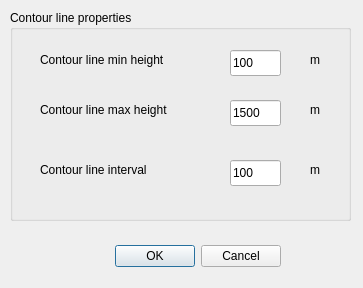
<?xml version="1.0" encoding="UTF-8"?>
<ui version="4.0">
 <class>Dialog</class>
 <widget class="QDialog" name="Dialog">
  <property name="geometry">
   <rect>
    <x>0</x>
    <y>0</y>
    <width>363</width>
    <height>288</height>
   </rect>
  </property>
  <property name="windowTitle">
   <string>Dialog</string>
  </property>
  <widget class="QDialogButtonBox" name="buttonBox">
   <property name="geometry">
    <rect>
     <x>-60</x>
     <y>240</y>
     <width>341</width>
     <height>32</height>
    </rect>
   </property>
   <property name="orientation">
    <enum>Qt::Horizontal</enum>
   </property>
   <property name="standardButtons">
    <set>QDialogButtonBox::Cancel|QDialogButtonBox::Ok</set>
   </property>
  </widget>
  <widget class="QGroupBox" name="groupBox">
   <property name="geometry">
    <rect>
     <x>10</x>
     <y>10</y>
     <width>341</width>
     <height>211</height>
    </rect>
   </property>
   <property name="title">
    <string>Contour line properties</string>
   </property>
   <widget class="QLabel" name="label">
    <property name="geometry">
     <rect>
      <x>30</x>
      <y>40</y>
      <width>181</width>
      <height>20</height>
     </rect>
    </property>
    <property name="text">
     <string>Contour line min height</string>
    </property>
   </widget>
   <widget class="QLineEdit" name="lineEdit">
    <property name="geometry">
     <rect>
      <x>220</x>
      <y>40</y>
      <width>51</width>
      <height>26</height>
     </rect>
    </property>
    <property name="text">
     <string>100</string>
    </property>
   </widget>
   <widget class="QLabel" name="label_2">
    <property name="geometry">
     <rect>
      <x>30</x>
      <y>90</y>
      <width>171</width>
      <height>20</height>
     </rect>
    </property>
    <property name="text">
     <string>Contour line max height</string>
    </property>
   </widget>
   <widget class="QLineEdit" name="lineEdit_2">
    <property name="geometry">
     <rect>
      <x>220</x>
      <y>90</y>
      <width>51</width>
      <height>26</height>
     </rect>
    </property>
    <property name="text">
     <string>1500</string>
    </property>
   </widget>
   <widget class="QLineEdit" name="lineEdit_3">
    <property name="geometry">
     <rect>
      <x>220</x>
      <y>150</y>
      <width>51</width>
      <height>26</height>
     </rect>
    </property>
    <property name="text">
     <string>100</string>
    </property>
   </widget>
   <widget class="QLabel" name="label_3">
    <property name="geometry">
     <rect>
      <x>30</x>
      <y>150</y>
      <width>161</width>
      <height>20</height>
     </rect>
    </property>
    <property name="text">
     <string>&lt;html&gt;&lt;head/&gt;&lt;body&gt;&lt;p&gt;Contour line interval&lt;/p&gt;&lt;/body&gt;&lt;/html&gt;</string>
    </property>
   </widget>
   <widget class="QLabel" name="label_4">
    <property name="geometry">
     <rect>
      <x>300</x>
      <y>40</y>
      <width>63</width>
      <height>20</height>
     </rect>
    </property>
    <property name="text">
     <string>m</string>
    </property>
   </widget>
   <widget class="QLabel" name="label_5">
    <property name="geometry">
     <rect>
      <x>300</x>
      <y>90</y>
      <width>63</width>
      <height>20</height>
     </rect>
    </property>
    <property name="text">
     <string>m</string>
    </property>
   </widget>
   <widget class="QLabel" name="label_6">
    <property name="geometry">
     <rect>
      <x>300</x>
      <y>150</y>
      <width>63</width>
      <height>20</height>
     </rect>
    </property>
    <property name="text">
     <string>m</string>
    </property>
   </widget>
   <widget class="QDialogButtonBox" name="buttonBox_2">
    <property name="geometry">
     <rect>
      <x>60</x>
      <y>360</y>
      <width>341</width>
      <height>32</height>
     </rect>
    </property>
    <property name="orientation">
     <enum>Qt::Horizontal</enum>
    </property>
    <property name="standardButtons">
     <set>QDialogButtonBox::Cancel|QDialogButtonBox::Ok</set>
    </property>
   </widget>
  </widget>
 </widget>
 <resources/>
 <connections>
  <connection>
   <sender>buttonBox</sender>
   <signal>accepted()</signal>
   <receiver>Dialog</receiver>
   <slot>accept()</slot>
   <hints>
    <hint type="sourcelabel">
     <x>248</x>
     <y>254</y>
    </hint>
    <hint type="destinationlabel">
     <x>157</x>
     <y>274</y>
    </hint>
   </hints>
  </connection>
  <connection>
   <sender>buttonBox</sender>
   <signal>rejected()</signal>
   <receiver>Dialog</receiver>
   <slot>reject()</slot>
   <hints>
    <hint type="sourcelabel">
     <x>316</x>
     <y>260</y>
    </hint>
    <hint type="destinationlabel">
     <x>286</x>
     <y>274</y>
    </hint>
   </hints>
  </connection>
 </connections>
</ui>
